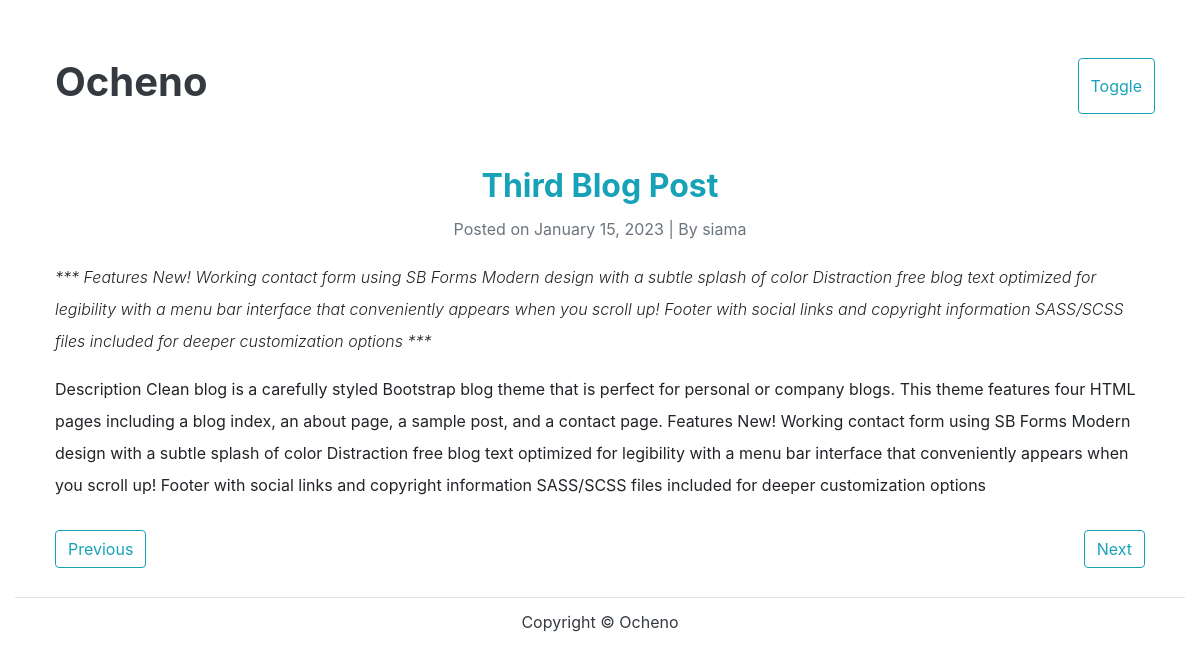
Screenshot of /post/3/ with the database file from the repository.
### blog/models.py (models this page shows, shortened)
class Post(models.Model):
	title=models.CharField(max_length=100)
	content=models.TextField()
	date_posted=models.DateTimeField(default=timezone.now)
	author=models.ForeignKey(User, on_delete=models.CASCADE)
	slug = models.SlugField(max_length=200, default='null')
	summary = models.TextField(default='null')

### blog/views.py (the view)
# urls.py: path('post/<int:pk>/',PostDetailView.as_view(),name='post-detail')
class PostDetailView(DetailView):
	model = Post

### blog/templates/blog/post_detail.html
{% extends "blog/base.html" %}
{% block content%}
<article class="mb-4">
    <h2 class="font-weight-bold text-center text-info">{{ object.title }}</h2>
    <p class="date text-muted text-center">Posted on {{ object.date_posted |date:"F d, Y" }} | By {{ object.author }}</p>
    <p class='font-italic font-weight-light'>
        ***
        {{ object.summary }}
        ***
    </p>
    <p class="font-weight-normal">{{ object.content }}</p>
</article>
<div class="d-flex justify-content-between">
    <a class="btn btn-outline-info mb-4" href="{% url 'post-detail' post.id|add:'-1' %}">Previous</a>
    <a class="btn btn-outline-info mb-4" href="{% url 'post-detail' post.id|add:'1' %}">Next</a>
</div>
{% endblock content%}

### blog/static/blog/main.css (style rules this page uses)
* { box-sizing: border-box; margin: 5px; }
p { line-height: 2em; }
body { background: white; color: dark; }

### rows the page displays
Post: title "Third Blog Post", date_posted "January 15, 2023", author "siama", summary "Features New! Working contact form using SB Forms Modern design with a subtle splash of color Distraction free blog text optimized for legibility with a menu bar interface that conveniently appears when you scroll up! Footer with social links and copyright information SASS/SCSS files included for deeper customization options", content "Description Clean blog is a carefully styled Bootstrap blog theme that is perfect for personal or company blogs. This theme features four HTML pages including a blog index, an about page, a sample post, and a contact page. Features New! Working contact form using SB Forms Modern design with a subtle splash of color Distraction free blog text optimized for legibility with a menu bar interface that conveniently appears when you scroll up! Footer with social links and copyright information SASS/SCSS files included for deeper customization options"
